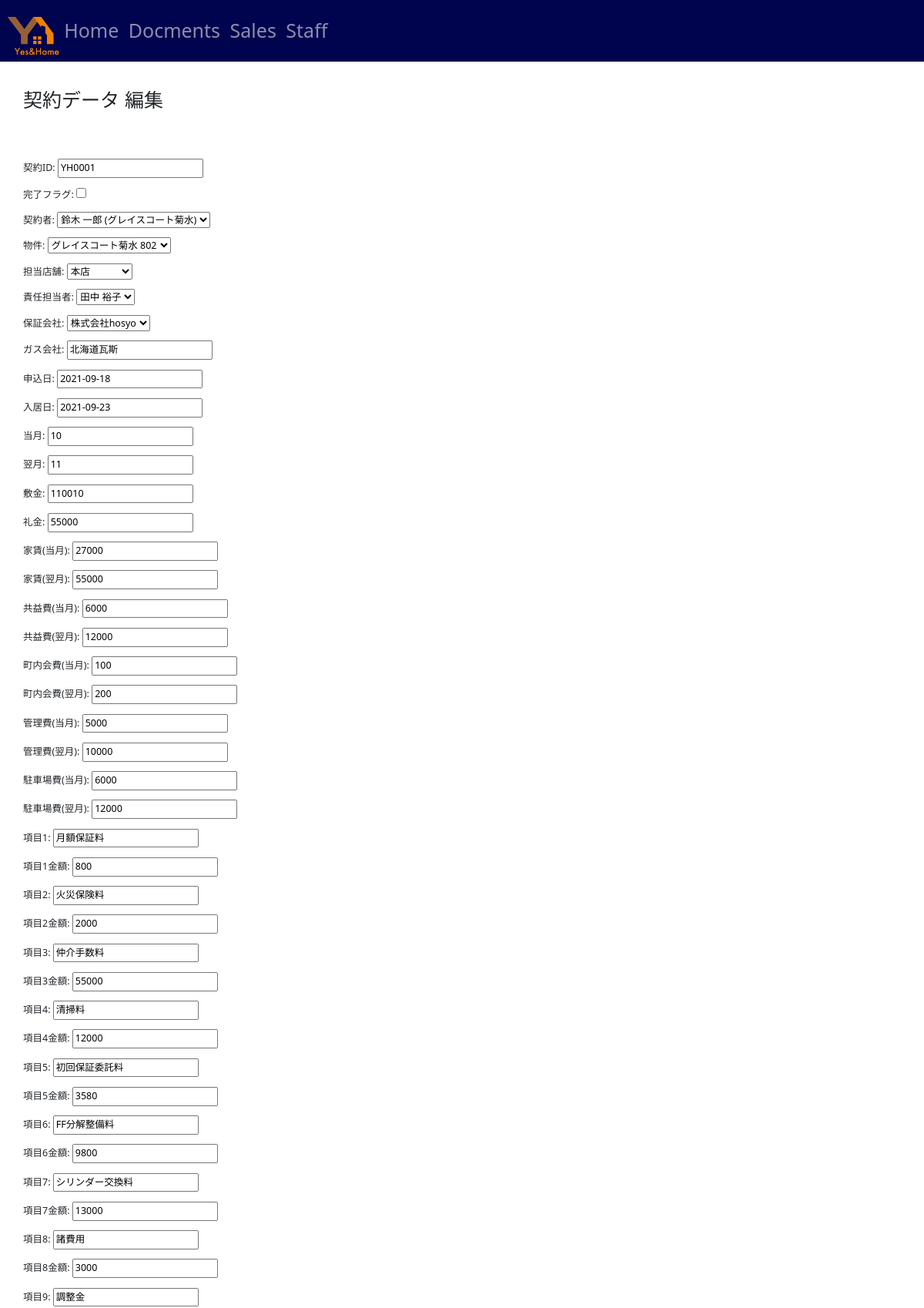
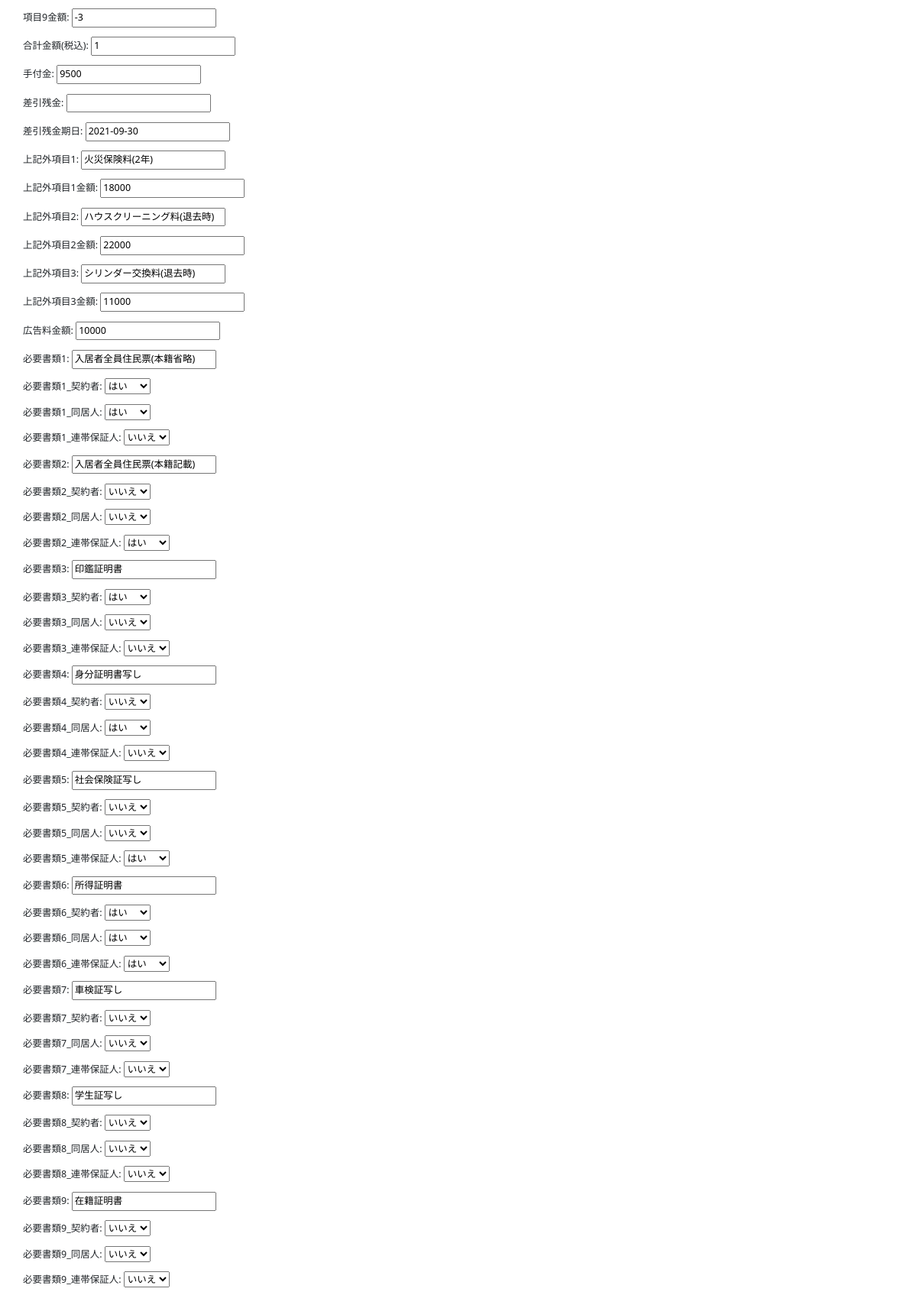
Screenshot of /docs/contract/2/edit/ (signed in, upper part) with the database file from the repository (2 pictures, top to bottom).
### docs/models.py (models this page shows, shortened)
class ContractModel(models.Model):
    class Meta:
        verbose_name_plural = '01_契約データ'
    title = models.CharField(verbose_name='契約ID', max_length=100, default='')
    completed = models.BooleanField(verbose_name='完了フラグ', default=False)
    customer = models.ForeignKey(CustomerModel, verbose_name='契約者', on_delete=models.PROTECT)
    property = models.ForeignKey(PropertyModel, verbose_name='物件', on_delete=models.PROTECT)
    corp = models.ForeignKey(CorpModel, verbose_name='担当店舗', on_delete=models.PROTECT, blank=True, null=True, )
    responsiblestaff = models.ForeignKey('auth.User', verbose_name='責任担当者', default='', on_delete=models.PROTECT, blank=True, null=True, )
    guarant = models.ForeignKey(GuarantModel, verbose_name='保証会社', on_delete=models.PROTECT)
    gas = models.CharField(verbose_name='ガス会社', default='', max_length=50, blank=True, null=True, )
    offerdate = models.DateField(verbose_name='申込日', default=None, blank=True )
    contractdate = models.DateField(verbose_name='契約開始日', auto_now=True,  null=True, )
    occupdate = models.DateField(verbose_name='入居日', default=None, blank=True, null=True, )
    postdate = models.DateField(verbose_name='登録日時', auto_now_add=True, blank=True, null=True)
    update = models.DateField(verbose_name='更新日時', auto_now=True, null=True)
    month1 = models.IntegerField(verbose_name='当月', default=datetime.datetime.today().month, blank=True, null=True,
                                              validators=[MinValueValidator(1),
                                                          MaxValueValidator(12)]
                                                          )
    month2 = models.PositiveSmallIntegerField(verbose_name='翌月', default=datetime.datetime.today().month+1, blank=True, null=True, )
    shikikin = models.PositiveSmallIntegerField(verbose_name='敷金', default=0, blank=True, null=True, )
    reikin = models.PositiveSmallIntegerField(verbose_name='礼金', default=0, blank=True, null=True, )
    yachin1 = models.PositiveSmallIntegerField(verbose_name='家賃(当月)', default=0, blank=True, null=True, )
    yachin2 = models.PositiveSmallIntegerField(verbose_name='家賃(翌月)', default=0, blank=True, null=True, )
    kyoekihi1 = models.PositiveSmallIntegerField(verbose_name='共益費(当月)', default=0, blank=True, null=True, )
    kyoekihi2 = models.PositiveSmallIntegerField(verbose_name='共益費(翌月)', default=0, blank=True, null=True, )
    chonai1 = models.PositiveSmallIntegerField(verbose_name='町内会費(当月)', default=0, blank=True, null=True, )
    chonai2 = models.PositiveSmallIntegerField(verbose_name='町内会費(翌月)', default=0, blank=True, null=True, )
    kanrihi1 = models.PositiveSmallIntegerField(verbose_name='管理費(当月)', default=0, blank=True, null=True, )
    kanrihi2 = models.PositiveSmallIntegerField(verbose_name='管理費(翌月)', default=0, blank=True, null=True, )
    park1 = models.PositiveSmallIntegerField(verbose_name='駐車場費(当月)', default=0, blank=True, null=True, )
    park2 = models.PositiveSmallIntegerField(verbose_name='駐車場費(翌月)', default=0, blank=True, null=True, )
    item1 = models.CharField(verbose_name='項目1', default='月額保証料', max_length=50, blank=True, null=True, )
    hosyo = models.SmallIntegerField(verbose_name='項目1金額', default=0, blank=True, null=True, )
    item2 = models.CharField(verbose_name='項目2', default='火災保険料', max_length=50, blank=True, null=True, )
    kasai = models.SmallIntegerField(verbose_name='項目2金額', default=0, blank=True, null=True, )
    item3 = models.CharField(verbose_name='項目3', default='仲介手数料', max_length=50, blank=True, null=True, )
    brokerage = models.SmallIntegerField(verbose_name='項目3金額', default=0, blank=True, null=True, )
    item4 = models.CharField(verbose_name='項目4', default='清掃料', max_length=50, blank=True, null=True, )
    etc3 = models.SmallIntegerField(verbose_name='項目4金額', default=0, blank=True, null=True, )
    item5 = models.CharField(verbose_name='項目5', default='初回保証委託料', max_length=50, blank=True, null=True, )
    hosyoitaku = models.SmallIntegerField(verbose_name='項目5金額', default=0, blank=True, null=True, )
    item6 = models.CharField(verbose_name='項目6', default='FF分解整備料', max_length=50, blank=True, null=True, )
    ff = models.SmallIntegerField(verbose_name='項目6金額', default=0, blank=True, null=True, )
    item7 = models.CharField(verbose_name='項目7', default='シリンダー交換料', max_length=50, blank=True, null=True, )
    cyrinder = models.SmallIntegerField(verbose_name='項目7金額', default=0, blank=True, null=True, )
    item8 = models.CharField(verbose_name='項目8', default='', max_length=50, blank=True, null=True, )
    item8bill = models.SmallIntegerField(verbose_name='項目8金額', default=0, blank=True, null=True, )
    item9 = models.CharField(verbose_name='項目9', default='', max_length=50, blank=True, null=True, )
    itemb9ill = models.SmallIntegerField(verbose_name='項目9金額', default=0, blank=True, null=True, )
    total = models.PositiveSmallIntegerField(verbose_name='合計金額(税込)', default=None, blank=True, null=True, )
    deposit = models.PositiveSmallIntegerField(verbose_name='手付金', default=0, blank=True, null=True, )
    zankin = models.PositiveSmallIntegerField(verbose_name='差引残金', default=None, blank=True, null=True, )
    limit = models.DateField(verbose_name='差引残金期日', default=None, blank=True, null=True)
    etcitem1 = models.CharField(verbose_name='上記外項目1', default='火災保険料(2年)', max_length=50, blank=True, null=True, )
    etcitem1bill = models.SmallIntegerField(verbose_name='上記外項目1金額', default=0, blank=True, null=True, )
    etcitem2 = models.CharField(verbose_name='上記外項目2', default='ハウスクリーニング料(退去時)', max_length=50, blank=True, null=True, )
    etcitem2bill = models.SmallIntegerField(verbose_name='上記外項目2金額', default=0, blank=True, null=True, )
    etcitem3 = models.CharField(verbose_name='上記外項目3', default='シリンダー交換料(退去時)', max_length=50, blank=True, null=True, )
    etcitem3bill = models.SmallIntegerField(verbose_name='上記外項目3金額', default=0, blank=True, null=True, )
    adfee = models.SmallIntegerField(verbose_name='広告料金額', default=0, blank=True, null=True, )
    doc1 = models.CharField(verbose_name='必要書類1', default='入居者全員住民票(本籍省略)', max_length=50, blank=True, null=True, )
    doc1a = models.BooleanField(verbose_name='必要書類1_契約者', default=False, blank=True, null=True, )
    doc1b = models.BooleanField(verbose_name='必要書類1_同居人', default=False, blank=True, null=True, )
    doc1c = models.BooleanField(verbose_name='必要書類1_連帯保証人', default=False, blank=True, null=True, )
    doc2 = models.CharField(verbose_name='必要書類2', default='入居者全員住民票(本籍記載)', max_length=50, blank=True, null=True, )
    doc2a = models.BooleanField(verbose_name='必要書類2_契約者', default=False, blank=True, null=True, )
    doc2b = models.BooleanField(verbose_name='必要書類2_同居人', default=False, blank=True, null=True, )
    doc2c = models.BooleanField(verbose_name='必要書類2_連帯保証人', default=False, blank=True, null=True, )
    doc3 = models.CharField(verbose_name='必要書類3', default='印鑑証明書', max_length=50, blank=True, null=True, )
    doc3a = models.BooleanField(verbose_name='必要書類3_契約者', default=False, blank=True, null=True, )
    doc3b = models.BooleanField(verbose_name='必要書類3_同居人', default=False, blank=True, null=True, )
    doc3c = models.BooleanField(verbose_name='必要書類3_連帯保証人', default=False, blank=True, null=True, )
    doc4 = models.CharField(verbose_name='必要書類4', default='身分証明書写し', max_length=50, blank=True, null=True, )
    doc4a = models.BooleanField(verbose_name='必要書類4_契約者', default=False, blank=True, null=True, )
    doc4b = models.BooleanField(verbose_name='必要書類4_同居人', default=False, blank=True, null=True, )
    doc4c = models.BooleanField(verbose_name='必要書類4_連帯保証人', default=False, blank=True, null=True, )
    doc5 = models.CharField(verbose_name='必要書類5', default='社会保険証写し', max_length=50, blank=True, null=True, )
    doc5a = models.BooleanField(verbose_name='必要書類5_契約者', default=False, blank=True, null=True, )
    doc5b = models.BooleanField(verbose_name='必要書類5_同居人', default=False, blank=True, null=True, )
    doc5c = models.BooleanField(verbose_name='必要書類5_連帯保証人', default=False, blank=True, null=True, )
    doc6 = models.CharField(verbose_name='必要書類6', default='所得証明書', max_length=50, blank=True, null=True, )
    doc6a = models.BooleanField(verbose_name='必要書類6_契約者', default=False, blank=True, null=True, )
    doc6b = models.BooleanField(verbose_name='必要書類6_同居人', default=False, blank=True, null=True, )
    doc6c = models.BooleanField(verbose_name='必要書類6_連帯保証人', default=False, blank=True, null=True, )
    doc7 = models.CharField(verbose_name='必要書類7', default='車検証写し', max_length=50, blank=True, null=True, )
    doc7a = models.BooleanField(verbose_name='必要書類7_契約者', default=False, blank=True, null=True, )
    doc7b = models.BooleanField(verbose_name='必要書類7_同居人', default=False, blank=True, null=True, )
    doc7c = models.BooleanField(verbose_name='必要書類7_連帯保証人', default=False, blank=True, null=True, )
    doc8 = models.CharField(verbose_name='必要書類8', default='学生証写し', max_length=50, blank=True, null=True, )
    doc8a = models.BooleanField(verbose_name='必要書類8_契約者', default=False, blank=True, null=True, )
    doc8b = models.BooleanField(verbose_name='必要書類8_同居人', default=False, blank=True, null=True, )
    doc8c = models.BooleanField(verbose_name='必要書類8_連帯保証人', default=False, blank=True, null=True, )
    doc9 = models.CharField(verbose_name='必要書類9', default='在籍証明書', max_length=50, blank=True, null=True, )
    doc9a = models.BooleanField(verbose_name='必要書類9_契約者', default=False, blank=True, null=True, )
    doc9b = models.BooleanField(verbose_name='必要書類9_同居人', default=False, blank=True, null=True, )
    doc9c = models.BooleanField(verbose_name='必要書類9_連帯保証人', default=False, blank=True, null=True, )
    doca = models.CharField(verbose_name='必要書類10', default='内定通知書', max_length=50, blank=True, null=True, )
    docaa = models.BooleanField(verbose_name='必要書類10_契約者', default=False, blank=True, null=True, )
    docab = models.BooleanField(verbose_name='必要書類10_同居人', default=False, blank=True, null=True, )
    docac = models.BooleanField(verbose_name='必要書類10_連帯保証人', default=False, blank=True, null=True, )
    docb = models.CharField(verbose_name='必要書類11', default='合格通知書', max_length=50, blank=True, null=True, )
    docba = models.BooleanField(verbose_name='必要書類11_契約者', default=False, blank=True, null=True, )
    docbb = models.BooleanField(verbose_name='必要書類11_同居人', default=False, blank=True, null=True, )
    docbc = models.BooleanField(verbose_name='必要書類11_連帯保証人', default=False, blank=True, null=True, )
    remarks = models.TextField(verbose_name='特記事項', blank=True, null=True, default='')
    jsdate = models.DateField(verbose_name='重説実施日', default=None, blank=True, null=True,  )
    submitdoc = models.TextField(verbose_name='契約費明細　提出書類', blank=True, null=True, \
        default='・建物賃貸借契約書（2部）\n・使用規則（2部）\n・原状回復の条件について（2部）\n・鍵預り証（1部）\n・リペアサービス申込書（1部）\n・保証会社申込書類（1式）\n・重要事項説明書写し（仲介業者書式）\n\n・火災保険加入書類\n・御入居者様へのご案内\n・物件状況チェックリスト')
    zanmuremarks = models.TextField(verbose_name='残務処理特記事項', blank=True, null=True, default='')
    reportdoc = models.TextField(verbose_name='契約関係書類報告書　添付書類', blank=True, null=True, \
        default='・入居申込書\n・契約書コピー（別紙特約、覚書等）\n・重説控え（原本）\n・保証会社申込書（身分証明書等含）\n・保証会社承認通知書\n・保証会社契約書控え（コピー）\n・鍵受領書\n・')
    reportremarks = models.TextField(verbose_name='契約関係書類報告書　備考', blank=True, null=True, default='')
    key1name = models.CharField(verbose_name='鍵A(番号)', default='部屋', max_length=50, blank=True, null=True, )
    key1 = models.PositiveSmallIntegerField(verbose_name='鍵A本数', default=1, blank=True, null=True, )
    key2name = models.CharField(verbose_name='鍵B(番号)', default='車庫', max_length=50, blank=True, null=True, )
    key2 = models.PositiveSmallIntegerField(verbose_name='鍵B本数', default=0, blank=True, null=True, )
    key3name = models.CharField(verbose_name='鍵C(番号)', default='トランクルーム', max_length=50, blank=True, null=True, )
    key3 = models.PositiveSmallIntegerField(verbose_name='鍵C本数', default=0, blank=True, null=True, )
    kanri = models.ForeignKey(KanriModel, verbose_name='管理会社', on_delete=models.PROTECT)
    kanristaff = models.CharField(verbose_name='管理会社担当者名', default='ご担当者', max_length=50, blank=True, null=True, )
    kanridoc = models.TextField(verbose_name='管理会社宛FAX　本文', blank=True, null=True,
        default='拝啓　時下益々ご清栄のこととお慶び申し上げます。\n\n', )
    trans = models.ForeignKey(TransModel, verbose_name='引越業者', on_delete=models.PROTECT)
    transstaff = models.CharField(verbose_name='引越業者担当者名', default='ご担当者', max_length=50, blank=True, null=True, )
    transdate = models.TextField(verbose_name='引越連絡希望日', default='第1希望 月　日　:  ～　: \n\n第2希望 月　日　:  ～　: \n\n第3希望 月　日　:  ～　: ', blank=True, null=True,  )
    transremarks = models.TextField(verbose_name='引越見積依頼書　備考', default='拝啓　時下ますますご清栄のこととお慶び申し上げます。', blank=True, null=True,  )
    receipt_date = models.DateField(verbose_name='領収書　発行日', default=None, blank=True, null=True,  )
    receipt_atena = models.CharField(verbose_name='領収書　宛名', default='', max_length=50, blank=True, null=True, )
    receipt_meimo = models.CharField(verbose_name='領収書　但し書き', default='', max_length=50, blank=True, null=True, )
    receipt_total = models.PositiveSmallIntegerField(verbose_name='領収書　合計金額', default=0, blank=True, null=True, )
    receiptremarks1 = models.TextField(verbose_name='領収書　備考', default='', blank=True, null=True,  )
    azukari_date = models.DateField(verbose_name='預り書　発行日', default=None, blank=True, null=True,  )
    azukari_atena = models.CharField(verbose_name='預り証　宛名', default='', max_length=50, blank=True, null=True, )
    azukari_meimo = models.CharField(verbose_name='預り証　但し書き', default='', max_length=50, blank=True, null=True, )
    azukari_total = models.PositiveSmallIntegerField(verbose_name='預り証　合計金額', default=0, blank=True, null=True, )
    azukari_remarks2 = models.TextField(verbose_name='預り証　備考', default='', blank=True, null=True,  )

### docs/views.py (the view)
# urls.py: path("contract/<int:contract_id>/edit/", views.contract_edit, name="contract_edit"),
@login_required
def contract_edit(request, contract_id):
    contract = get_object_or_404(ContractModel, pk=contract_id)
    if request.method == "POST":
        form = ContractForm(request.POST, instance=contract)
        if form.is_valid():
            form.save()
            return redirect('contract_detail', contract_id=contract_id)
    else:
        form = ContractForm(instance=contract)
    return render(request, 'contract_edit.html', {'form': form})

### docs/forms.py
class ContractForm(forms.ModelForm):
    class Meta:
        model = ContractModel
        fields = '__all__'

### docs/models.py (called while the page is built)
def get_first_name(self):
    return "%s %s" % (self.first_name, self.last_name)

    def __str__(self):
        return "%s %s (%s)" % (self.lastname, self.firstname, self.contractInfo)

    def __str__(self):
        return "%s %s" % (self.propertyname, self.room)

    def __str__(self):
        return "%s" % (self.name)

    def __str__(self):
        return "%s" % (self.name)

    def __str__(self):
        return "%s" % (self.name)

### sales/views.py (called while the page is built)
def get_short_name(self):
    return "%s" % (self.name.replace('株式会社イエストホーム', ''))

### templates/contract_edit.html (shortened to what this page needs)
{% extends 'base.html' %}
{% load widget_tweaks %}
{% block content %}
<div class="jumbotron">
    <h1>Django Tutorial</h1>
    <p>これは Django フォームに CSS クラスを設定する方法のデモです。</p>
</div>
<div class="container mt-5">
    <h2>契約データ 編集</h2>
</div>
<div class="container mt-5">
    <form method="post">
        <div class="form-group text-right" style="padding:20px 0">
            {{ form.as_p }}
        </div>
    </form>
</div>
{% endblock content %}

### static/css/style.css (style rules this page uses)
:root { --font-family-sans-serif: "游明朝","Helvetica Neue", Helvetica, Arial, Meiryo, "游ゴシック体", "Yu Gothic", YuGothic, "Hiragino Kaku Gothic ProN", sans-serif; --font-family-monospace: SFMono-Regular, Menlo, Monaco, Consolas, "Liberation Mono", "Courier New", monospace; }
html { font-size: 12.5px; }
h6, h5, h4, h3, h2, h1 { font-family: "游ゴシック体", "Helvetica Neue", Helvetica, Arial, Meiryo, "游明朝", "Yu Gothic", YuGothic, "Hiragino Kaku Gothic ProN", sans-serif; font-weight: 500; }
.container { padding: 0; margin-top: 40px; }

### rows the page displays
ContractModel: title "YH0001", customer "鈴木 一郎 (グレイスコート菊水)", property "グレイスコート菊水 802", corp "本店", responsiblestaff "田中 裕子", guarant "株式会社hosyo", gas "北海道瓦斯", offerdate "2021-09-18", occupdate "2021-09-23", month1 "10", month2 "11", shikikin "110010", reikin "55000", yachin1 "27000", yachin2 "55000", kyoekihi1 "6000", kyoekihi2 "12000", chonai1 "100", chonai2 "200", kanrihi1 "5000", kanrihi2 "10000", park1 "6000", park2 "12000", item1 "月額保証料", hosyo "800", item2 "火災保険料", kasai "2000", item3 "仲介手数料", brokerage "55000", item4 "清掃料", etc3 "12000", item5 "初回保証委託料", hosyoitaku "3580", item6 "FF分解整備料", ff "9800", item7 "シリンダー交換料", cyrinder "13000", item8 "諸費用", item8bill "3000", item9 "調整金", itemb9ill "-3", total "1", deposit "9500", limit "2021-09-30", etcitem1 "火災保険料(2年)", etcitem1bill "18000", etcitem2 "ハウスクリーニング料(退去時)", etcitem2bill "22000", etcitem3 "シリンダー交換料(退去時)", etcitem3bill "11000", adfee "10000", doc1 "入居者全員住民票(本籍省略)", doc1a "はい", doc1b "はい", doc1c "いいえ", doc2 "入居者全員住民票(本籍記載)", doc2a "いいえ", doc2b "いいえ", doc2c "はい", doc3 "印鑑証明書", doc3a "はい", doc3b "いいえ", doc3c "いいえ", doc4 "身分証明書写し", doc4a "いいえ", doc4b "はい", doc4c "いいえ", doc5 "社会保険証写し", doc5a "いいえ", doc5b "いいえ", doc5c "はい", doc6 "所得証明書", doc6a "はい", doc6b "はい", doc6c "はい", doc7 "車検証写し", doc7a "いいえ", doc7b "いいえ", doc7c "いいえ", doc8 "学生証写し", doc8a "いいえ", doc8b "いいえ", doc8c "いいえ", doc9 "在籍証明書", doc9a "いいえ", doc9b "いいえ", doc9c "いいえ"
